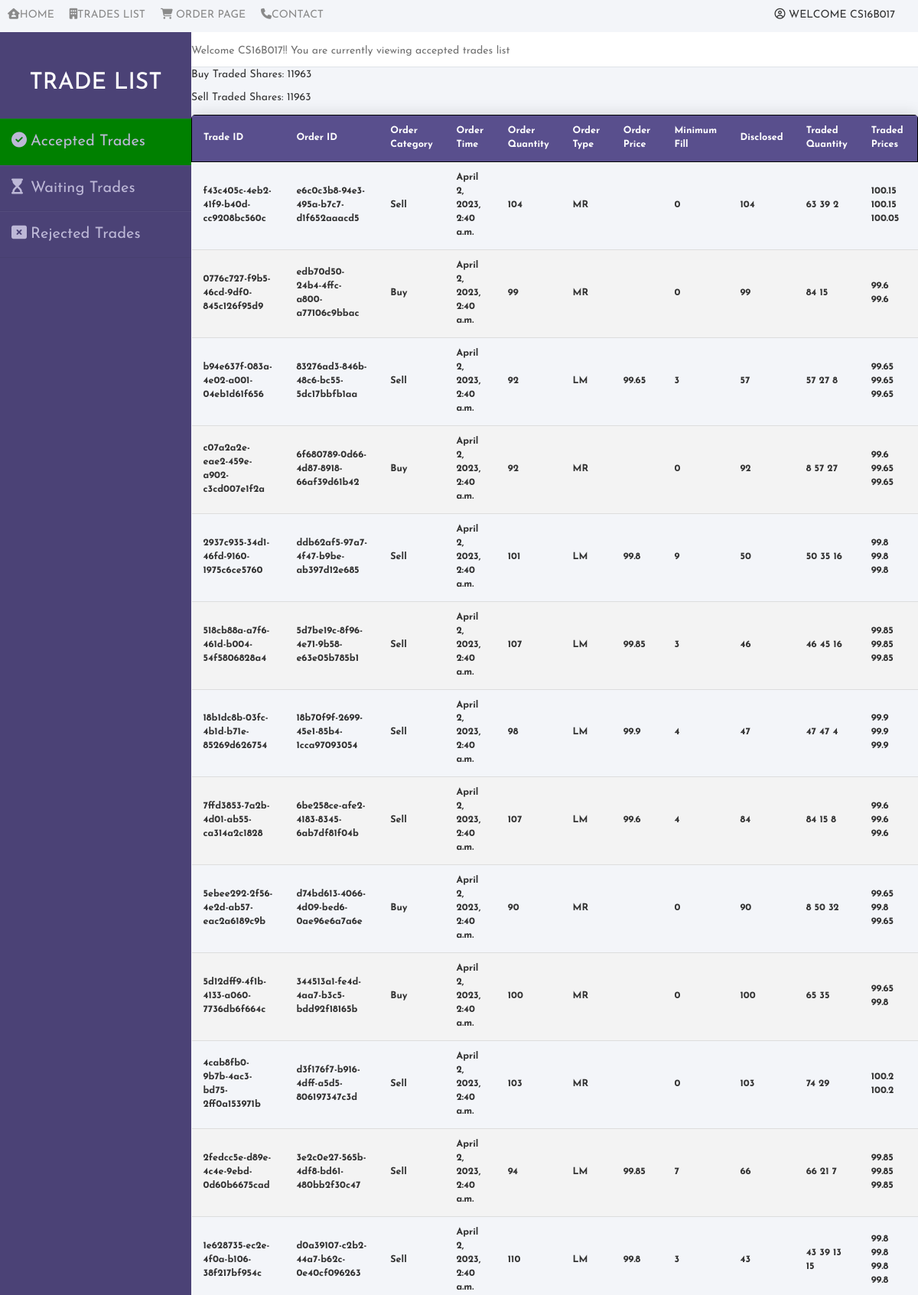
/accepted/ (signed in, upper part), run on the app's committed database.
### ordergenerator/models.py (models this page shows, shortened)
class Order(models.Model):
	TYPE_CHOICES = [("LM", "Limit"),("MR","Market"),]
	CAT_CHOICES  = [("Buy","Buy"), ("Sell","Sell")]
	order_id           = models.UUIDField(editable=False, default=uuid.uuid4)
	order_category     = models.CharField(null=False,blank=False, max_length=10, choices = CAT_CHOICES)
	order_time         = models.DateTimeField(editable=False, default=datetime.datetime.now)
	order_quantity     = models.IntegerField(null=False, blank=False ,default =100)
	order_type         = models.CharField(null=False,blank=False, choices = TYPE_CHOICES, max_length=10,default = "MR")
	order_price        = models.FloatField(null=False,blank=False,default = 100)
	All_or_none        = models.BooleanField(null=True,blank=True)
	Minimum_fill       = models.IntegerField(null=True,blank=True)
	Disclosed_Quantity = models.IntegerField(null=True, blank=True)
	user_id            = models.CharField(null=False, blank=False, max_length=100, default = 'YAUID')
	order_status       = models.CharField(editable=False, max_length=10, default='Waiting')
	traded_quantity    = models.IntegerField(null = False, editable=False, default = 0)
	trade_price_list   = models.TextField(null = False, editable=False, default = '',max_length=200)
	trade_quant_list   = models.TextField(null = False, editable=False, default = '',max_length=200)
	trade_id           = models.CharField(null = False, editable=False, default='',max_length=100)
	user_all           = models.BooleanField(null = False, editable=False, default =False)
	user_MinFill       = models.BooleanField(null = False, editable=False, default =False)
	user_disclosed     = models.BooleanField(null=False, editable =False,default=False)

### ordermatching/views.py (the view)
# urls.py: path('accepted/', views.accepted, name = 'accepted-list'),
def accepted(request):
	if 'username' not in request.session:
		return redirect('signin-page')
	accepted_list = Order.objects.all().filter(order_status = 'Accepted')
	buy = Order.objects.all().filter(order_category = 'Buy')
	sell = Order.objects.all().filter(order_category = 'Sell')
	buy_shares = 0
	sell_shares = 0
	for order in buy:
		buy_shares += order.traded_quantity
	for order in sell:
		sell_shares += order.traded_quantity
	return render(request, 'tradeslist/accepted/accepted.html', {'accepted_list': accepted_list, 'buy_shares': buy_shares, 'sell_shares': sell_shares})

### ordermatching/templates/tradeslist/accepted/accepted.html (shortened to what this page needs)
{% extends "tradeslist/base.html" %}
{% block trades-list %}
	{% if request.session.username %}
		<div class="nav-link-wrapper">
			<a href="{% url 'accepted-list' %}"><i class="fas fa-building"></i>Trades List</a>
		</div>
		<div class="nav-link-wrapper">
			<a href="{% url 'order-page' %}"><i class="fas fa-shopping-cart"></i> Order Page</a>
		</div>
	{% endif %}
{% endblock %}
{% block main-content %}
<div class="wrapper">
    <div class="sidebar">
        <h2>Trade List</h2>
        <ul>
            <li style="background-color: green;"><a href="{% url 'accepted-list' %}"><i class="fas fa-check-circle"></i>Accepted Trades</a></li>
            <li><a href="{% url 'waiting-list' %}"><i class="fas fa-hourglass-start"></i>Waiting Trades</a></li>
            <li><a href="{% url 'rejected-list' %}"><i class="fas fa-window-close"></i>Rejected Trades</a></li>
        </ul>
    </div>
    <div class="main_content">
        <div class="header">
        	<p>Welcome {{ request.session.username }}!! You are currently viewing accepted trades list</p>
    	</div>
    	<p>Buy Traded Shares: {{buy_shares}}</p>
		<p>Sell Traded Shares: {{sell_shares}}</p>
        <table class="content-table">
			  <thead>
			    <tr>
					<th>Trade ID</th>
					<th>Order ID</th>
					<th>Order Category</th>
					<th>Order Time</th>
					<th>Order Quantity</th>
					<th>Order Type</th>
					<th>Order Price</th>
					<th>Minimum Fill</th>
					<th>Disclosed</th>
					<th>Traded Quantity</th>
					<th>Traded Prices</th>
			    </tr>
			  </thead>
			  <tbody>
			  	{% if accepted_list %}
			    {% for order in accepted_list %}
					<tr>
						<th>{{order.trade_id}}</th>
						<th>{{order.order_id}}</th>
						<th>{{order.order_category}}</th>
						<th>{{order.order_time}}</th>
						<th>{{order.order_quantity}}</th>
						<th>{{order.order_type}}</th>
						{% if order.order_type == 'LM' %}
						<th>{{order.order_price}}</th>
						{% else %}
						<th></th>
						{% endif %}
						<th>{{order.Minimum_fill}}</th>
						<th>{{order.Disclosed_Quantity}}</th>
						<th>{{order.trade_quant_list}}</th>
						<th>{{order.trade_price_list}}</th>
					</tr>
				{% endfor %}
				{% else %}
					<tr>
						<th colspan="11" style="text-align: center;"> No Orders to Display</th>
					</tr>
				{% endif %}
			  </tbody>
		</table>
    </div>
</div>
{% endblock %}

### ordermatching/static/tradeslist/tradeslist.css (style rules this page uses)
.nav-wrapper>.left-side>div { margin-right: 20px; font-size: =0.9em; text-transform: uppercase; }
.nav-link-wrapper { height: 22px; border-bottom: 1px solid transparent; transition:border-bottom 0.5s; }
.nav-link-wrapper a { color: #8a8a8a; text-decoration: none; transition: color 0.5s; }
* { margin: 0; padding: 0; box-sizing: border-box; list-style: none; text-decoration: none; font-family: 'Josefin Sans', sans-serif; }
body { background-color: #f3f5f9; width: 100%; }
.wrapper { display: flex; position: relative; min-height: 800px; }
.wrapper .sidebar { width: 250px; height: 100%; background: #4b4276; padding: 30px 0px; position: absolute; }
.wrapper .sidebar h2 { color: #fff; text-transform: uppercase; text-align: center; margin-bottom: 30px; }
.wrapper .sidebar ul li { padding: 15px; border-bottom: 1px solid #bdb8d7; border-bottom: 1px solid rgba(0,0,0,0.05); border-top: 1px solid rgba(255,255,255,0.05); }
.wrapper .sidebar ul li a { color: #bdb8d7; display: block; font-size: 20px; }
.wrapper .sidebar ul li a .fas { width: 25px; }
.wrapper .main_content { width: 100%; margin-left: 250px; }
.wrapper .main_content .header { padding-top: 15px; background: #fff; color: #717171; border-bottom: 1px solid #e0e4e8; }
.wrapper .main_content .header p { animation: slide-left 12s; }
.content-table { border-collapse: collapse; margin: 12px 0; font-size: 0.9em; min-width: 400px; width: 100%; border-radius: 5px 5px 0 0; overflow: hidden; box-shadow: 0 0 20px rgba(0, 0, 0, 0.15); column-width: 20px; }
.content-table thead tr { background-color: #594f8d; color: #ffffff; text-align: center; font-weight: bold; }
.content-table th, .content-table td { padding: 12px 15px; }
.content-table tbody tr { border-bottom: 1px solid #dddddd; }
.content-table tbody tr:nth-of-type(even) { background-color: #f3f3f3; }
.content-table thead tr { border: 1px solid black; }

### data on the page
Order: trade_id "f43c405c-4eb2-41f9-b40d-cc9208bc560c", order_id "e6c0c3b8-94e3-495a-b7c7-d1f652aaacd5", order_category "Sell", order_time "April 2, 2023, 2:40 a.m.", order_quantity "104", order_type "MR", Minimum_fill "0", Disclosed_Quantity "104", trade_quant_list "63 39 2", trade_price_list "100.15 100.15 100.05"
Order: trade_id "0776c727-f9b5-46cd-9df0-845c126f95d9", order_id "edb70d50-24b4-4ffc-a800-a77106c9bbac", order_category "Buy", order_time "April 2, 2023, 2:40 a.m.", order_quantity "99", order_type "MR", Minimum_fill "0", Disclosed_Quantity "99", trade_quant_list "84 15", trade_price_list "99.6 99.6"
Order: trade_id "b94e637f-083a-4e02-a001-04eb1d61f656", order_id "83276ad3-846b-48c6-bc55-5dc17bbfb1aa", order_category "Sell", order_time "April 2, 2023, 2:40 a.m.", order_quantity "92", order_type "LM", order_price "99.65", Minimum_fill "3", Disclosed_Quantity "57", trade_quant_list "57 27 8", trade_price_list "99.65 99.65 99.65"
Order: trade_id "c07a2a2e-eae2-459e-a902-c3cd007e1f2a", order_id "6f680789-0d66-4d87-8918-66af39d61b42", order_category "Buy", order_time "April 2, 2023, 2:40 a.m.", order_quantity "92", order_type "MR", Minimum_fill "0", Disclosed_Quantity "92", trade_quant_list "8 57 27", trade_price_list "99.6 99.65 99.65"
Order: trade_id "2937c935-34d1-46fd-9160-1975c6ce5760", order_id "ddb62af5-97a7-4f47-b9be-ab397d12e685", order_category "Sell", order_time "April 2, 2023, 2:40 a.m.", order_quantity "101", order_type "LM", order_price "99.8", Minimum_fill "9", Disclosed_Quantity "50", trade_quant_list "50 35 16", trade_price_list "99.8 99.8 99.8"
Order: trade_id "518cb88a-a7f6-461d-b004-54f5806828a4", order_id "5d7be19c-8f96-4e71-9b58-e63e05b785b1", order_category "Sell", order_time "April 2, 2023, 2:40 a.m.", order_quantity "107", order_type "LM", order_price "99.85", Minimum_fill "3", Disclosed_Quantity "46", trade_quant_list "46 45 16", trade_price_list "99.85 99.85 99.85"
Order: trade_id "18b1dc8b-03fc-4b1d-b71e-85269d626754", order_id "18b70f9f-2699-45e1-85b4-1cca97093054", order_category "Sell", order_time "April 2, 2023, 2:40 a.m.", order_quantity "98", order_type "LM", order_price "99.9", Minimum_fill "4", Disclosed_Quantity "47", trade_quant_list "47 47 4", trade_price_list "99.9 99.9 99.9"
Order: trade_id "7ffd3853-7a2b-4d01-ab55-ca314a2c1828", order_id "6be258ce-afe2-4183-8345-6ab7df81f04b", order_category "Sell", order_time "April 2, 2023, 2:40 a.m.", order_quantity "107", order_type "LM", order_price "99.6", Minimum_fill "4", Disclosed_Quantity "84", trade_quant_list "84 15 8", trade_price_list "99.6 99.6 99.6"
Order: trade_id "5ebee292-2f56-4e2d-ab57-eac2a6189c9b", order_id "d74bd613-4066-4d09-bed6-0ae96e6a7a6e", order_category "Buy", order_time "April 2, 2023, 2:40 a.m.", order_quantity "90", order_type "MR", Minimum_fill "0", Disclosed_Quantity "90", trade_quant_list "8 50 32", trade_price_list "99.65 99.8 99.65"
Order: trade_id "5d12dff9-4f1b-4133-a060-7736db6f664c", order_id "344513a1-fe4d-4aa7-b3c5-bdd92f18165b", order_category "Buy", order_time "April 2, 2023, 2:40 a.m.", order_quantity "100", order_type "MR", Minimum_fill "0", Disclosed_Quantity "100", trade_quant_list "65 35", trade_price_list "99.65 99.8"
Order: trade_id "4cab8fb0-9b7b-4ac3-bd75-2ff0a153971b", order_id "d3f176f7-b916-4dff-a5d5-806197347c3d", order_category "Sell", order_time "April 2, 2023, 2:40 a.m.", order_quantity "103", order_type "MR", Minimum_fill "0", Disclosed_Quantity "103", trade_quant_list "74 29", trade_price_list "100.2 100.2"
Order: trade_id "2fedcc5e-d89e-4c4e-9ebd-0d60b6675cad", order_id "3e2c0e27-565b-4df8-bd61-480bb2f30c47", order_category "Sell", order_time "April 2, 2023, 2:40 a.m.", order_quantity "94", order_type "LM", order_price "99.85", Minimum_fill "7", Disclosed_Quantity "66", trade_quant_list "66 21 7", trade_price_list "99.85 99.85 99.85"
Order: trade_id "1e628735-ec2e-4f0a-b106-38f217bf954c", order_id "d0a39107-c2b2-44a7-b62c-0e40cf096263", order_category "Sell", order_time "April 2, 2023, 2:40 a.m.", order_quantity "110", order_type "LM", order_price "99.8", Minimum_fill "3", Disclosed_Quantity "43", trade_quant_list "43 39 13 15", trade_price_list "99.8 99.8 99.8 99.8"

### other printed values
{{ request.session.username }} "CS16B017"
{{ buy_shares }} "11963"
{{ sell_shares }} "11963"
